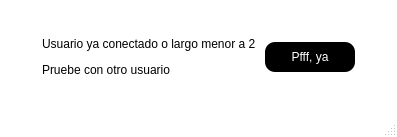
<?xml version="1.0" encoding="UTF-8"?>
<ui version="4.0">
 <class>MainWindow</class>
 <widget class="QMainWindow" name="MainWindow">
  <property name="geometry">
   <rect>
    <x>0</x>
    <y>0</y>
    <width>397</width>
    <height>137</height>
   </rect>
  </property>
  <property name="windowTitle">
   <string>Pop Up Hurray</string>
  </property>
  <property name="styleSheet">
   <string notr="true">QMainWindow{

background-color: white


}</string>
  </property>
  <widget class="QWidget" name="centralwidget">
   <property name="styleSheet">
    <string notr="true">QMainWindow{

background-color: white


}</string>
   </property>
   <layout class="QHBoxLayout" name="horizontalLayout_2">
    <item>
     <layout class="QHBoxLayout" name="horizontalLayout">
      <item>
       <widget class="QLabel" name="label">
        <property name="sizePolicy">
         <sizepolicy hsizetype="Maximum" vsizetype="Maximum">
          <horstretch>0</horstretch>
          <verstretch>0</verstretch>
         </sizepolicy>
        </property>
        <property name="text">
         <string>&lt;html&gt;&lt;head/&gt;&lt;body&gt;&lt;p&gt;Usuario ya conectado o largo menor a 2 &lt;/p&gt;&lt;p&gt;Pruebe con otro usuario&lt;/p&gt;&lt;/body&gt;&lt;/html&gt;</string>
        </property>
       </widget>
      </item>
      <item>
       <widget class="QPushButton" name="exit_pop">
        <property name="minimumSize">
         <size>
          <width>90</width>
          <height>30</height>
         </size>
        </property>
        <property name="maximumSize">
         <size>
          <width>90</width>
          <height>30</height>
         </size>
        </property>
        <property name="styleSheet">
         <string notr="true">QPushButton{
color: rgb(255, 255, 255);
background: rgb(0, 0, 0);
border-radius: 10px;
	font: 12pt &quot;MS Shell Dlg 2&quot;;



}</string>
        </property>
        <property name="text">
         <string>Pfff, ya</string>
        </property>
       </widget>
      </item>
     </layout>
    </item>
   </layout>
  </widget>
  <widget class="QMenuBar" name="menubar">
   <property name="geometry">
    <rect>
     <x>0</x>
     <y>0</y>
     <width>397</width>
     <height>21</height>
    </rect>
   </property>
  </widget>
  <widget class="QStatusBar" name="statusbar"/>
 </widget>
 <resources/>
 <connections/>
</ui>
